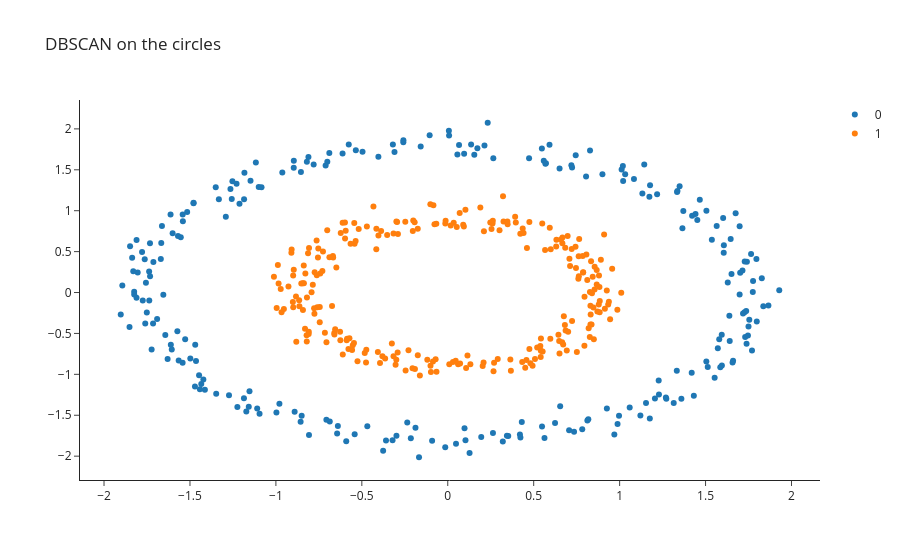

The notebook cell saved with this chart:
### Markdown cell above
## DBSCAN against k-means

### Code cell
data = {"moons": datasets.make_moons(500, noise=0.05, random_state=170),
        "circles": datasets.make_circles(500, factor=0.5, noise=0.05, random_state=170)}
for name, (Xd, y) in data.items():
    Xd = StandardScaler().fit_transform(Xd)
    km = KMeans(n_clusters=2, random_state=0).fit_predict(Xd)
    db = DBSCAN(eps=0.3, min_samples=5).fit_predict(Xd)
    print(f"{name}: agreement with the true groups, k-means {adjusted_rand_score(y, km):.2f}, "
          f"DBSCAN {adjusted_rand_score(y, db):.2f}")
fig = go.Figure()
for k in sorted(set(db)):
    fig.add_trace(go.Scatter(x=Xd[db == k, 0], y=Xd[db == k, 1], mode="markers", name=str(k)))
fig.update_layout(template="simple_white", title="DBSCAN on the circles")

### Figure 1 — Plotly figure (JSON) as saved in the notebook; plotly's stock layout.template omitted (floating-point values rounded to 4 significant figures; data arrays with more than 128 entries replaced by an {"elided": "..."} marker saying what was removed)
{"data": [{"mode": "markers", "name": "0", "type": "scatter", "x": {"elided": "250 float values"}, "y": {"elided": "250 float values"}}, {"mode": "markers", "name": "1", "type": "scatter", "x": {"elided": "250 float values"}, "y": {"elided": "250 float values"}}], "layout": {"title": {"text": "DBSCAN on the circles"}}}
